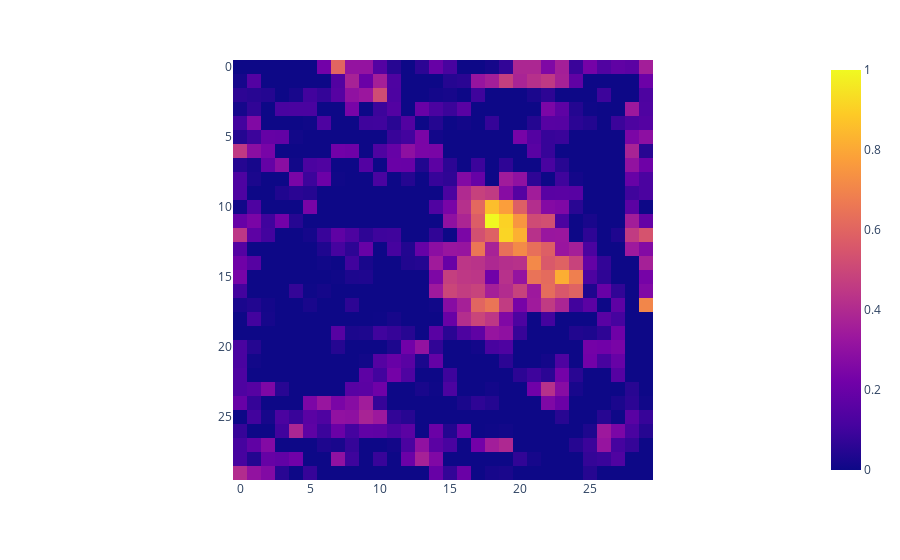

Notebook code cell kept with this figure:
### Code cell
import plotly.express as px

fig = px.imshow(output.reshape((30,30)))
fig.show()

### Figure 1 — Plotly figure (JSON) as saved in the notebook; plotly's stock layout.template omitted (floating-point values rounded to 4 significant figures; data arrays with more than 128 entries replaced by an {"elided": "..."} marker saying what was removed)
{"data": [{"coloraxis": "coloraxis", "hovertemplate": "x: %{x}<br>y: %{y}<br>color: %{z}<extra></extra>", "name": "0", "type": "heatmap", "xaxis": "x", "yaxis": "y", "z": {"elided": "30x30 float values"}}], "layout": {"coloraxis": {"colorscale": [[0, "#0d0887"], [0.1111, "#46039f"], [0.2222, "#7201a8"], [0.3333, "#9c179e"], [0.4444, "#bd3786"], [0.5556, "#d8576b"], [0.6667, "#ed7953"], [0.7778, "#fb9f3a"], [0.8889, "#fdca26"], [1, "#f0f921"]]}, "margin": {"t": 60}, "xaxis": {"anchor": "y", "constrain": "domain", "domain": [0, 1], "scaleanchor": "y"}, "yaxis": {"anchor": "x", "autorange": "reversed", "constrain": "domain", "domain": [0, 1]}}}
